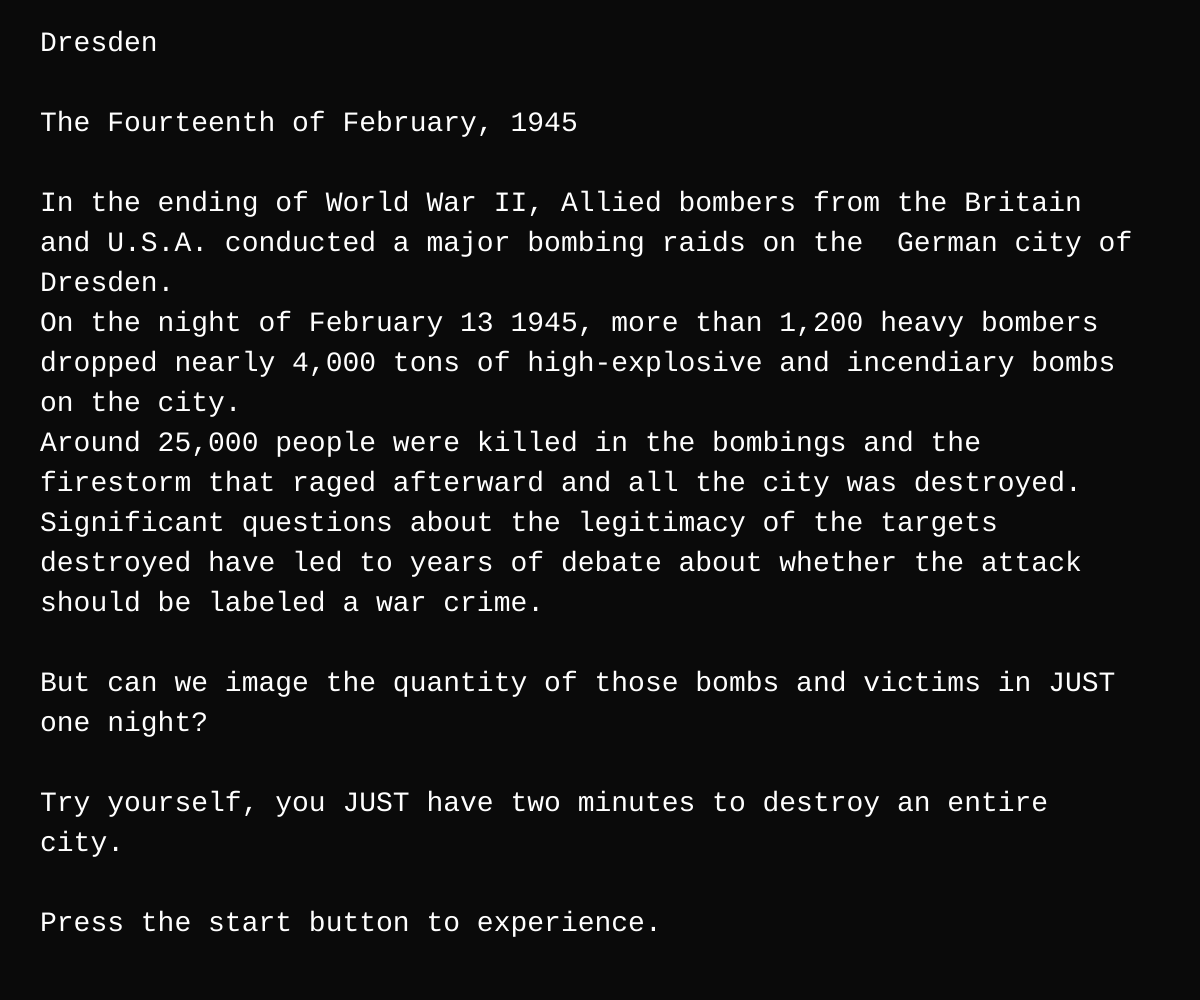
Frame 1 (no input)
Frame 60 (no input): identical to frame 1, image omitted
Frame 120 (the mouse pressed at the canvas centre since frame 60): identical to frame 1, image omitted

The p5.js sketch that drew this single still picture (run headless with seeded random() and noise() and a simulated clock; from frame 60 on, the mouse is pressed at the canvas centre):

// p5.js sketch
// ── sketch.js
var myimgobj = document.images["jsbutton"];
var value = 0;

function setup() {
    createCanvas(windowWidth, windowHeight);
    background(10);

    
    lines = "Dresden\n\nThe Fourteenth of February, 1945\n\nIn the ending of World War II, Allied bombers from the Britain and U.S.A. conducted a major bombing raids on the  German city of Dresden.\nOn the night of February 13 1945, more than 1,200 heavy bombers dropped nearly 4,000 tons of high-explosive and incendiary bombs on the city.\nAround 25,000 people were killed in the bombings and the firestorm that raged afterward and all the city was destroyed. \nSignificant questions about the legitimacy of the targets destroyed have led to years of debate about whether the attack should be labeled a war crime.\n\nBut can we image the quantity of those bombs and victims in JUST one night?\n\nTry yourself, you JUST have two minutes to destroy an entire city.\n\nPress the start button to experience.";
    textSize(28);
    textFont("Courier")
    textLeading(40);
    fill(255);
//    textAlign(CENTER);
    text(lines, 40, 30, window.innerWidth-80, window.innerHeight-60);

}

function draw() {}

function windowResized() {
    resizeCanvas(windowWidth, windowHeight);
}
